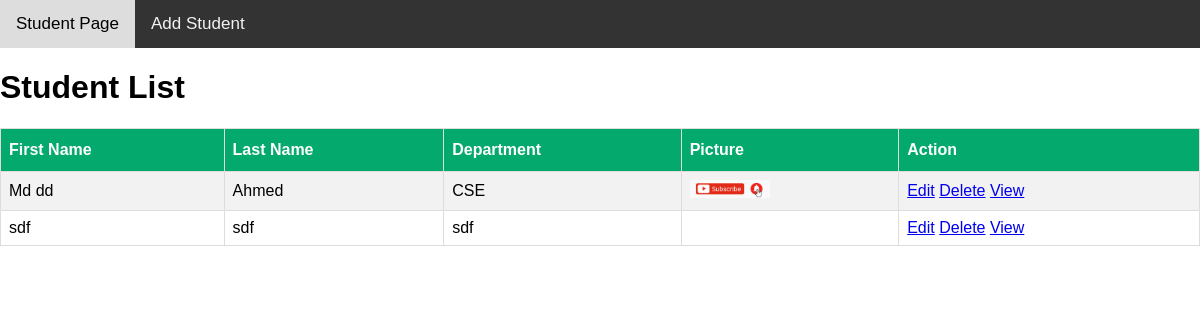
Before: / with the older database file.
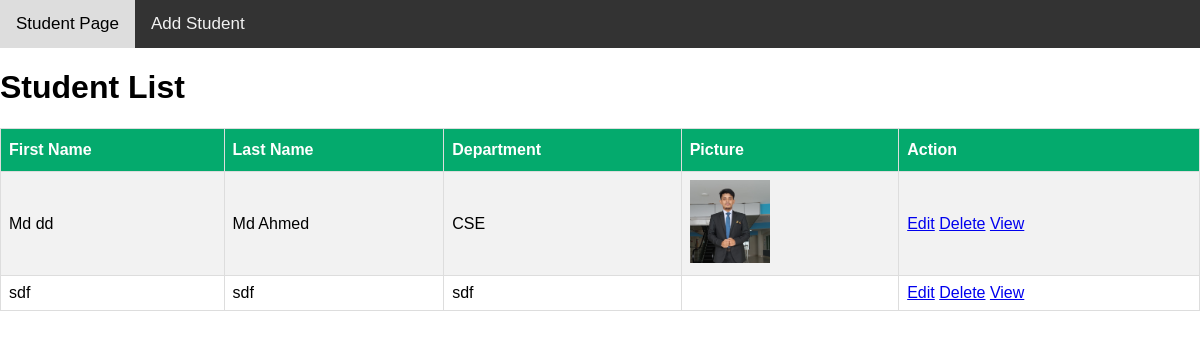
After: the same page with the newer database file.
### myApp/models.py (models this page shows)
class studentModel(models.Model):
    FirstName=models.CharField(max_length=30)
    LastName=models.CharField(max_length=30)
    Department=models.CharField(max_length=30)
    StudentImage=models.ImageField(upload_to='media/images/',null=True)

### myProject/views.py (the view)
# urls.py: path('',studentpage,name="studentpage"),
def studentpage(request):
    student = studentModel.objects.all()
    studic={
        'std':student
    }
    return render(request, 'student.html',studic)

### template/student.html
{% extends 'master.html' %}
{% block content %}
    <h1>Student List</h1>
    <table id="customers">
        <tr>
            <th>First Name</th>
            <th>Last Name</th>
            <th>Department</th>
            <th>Picture</th>
            <th>Action</th>
        </tr>
        {% for i in std %}
        <tr>
            <td> {{i.FirstName}} </td>
            <td> {{i.LastName}} </td>
            <td> {{i.Department}} </td>
            <td>
                <img src="/{{i.StudentImage}}" alt="" width="80px" height="auto">
            </td>
            <td>
                <a href="{% url 'editstudent' i.id %}">Edit</a>
                <a href="{% url 'deletestudent' i.id %}">Delete</a>
                <a href="{% url 'viewstudent' i.id %}">View</a>
            </td>
        </tr>
        {% endfor %}
    </table>
{% endblock content %}

### template/master.html (shortened to what this page needs)
<!DOCTYPE html>
<html>
<head>
</head>
<body>
    {% include 'nav.html' %}
    {% block content %}
    {% endblock content %}
</body>
</html>

### template/nav.html
<div class="topnav">
    <a  href="{% url 'studentpage' %}">Student Page</a>
    <a  href="{% url 'addstudent' %}">Add Student</a>
  </div>

### template/master.html (style rules this page uses)
body { margin: 0; font-family: Arial, Helvetica, sans-serif; }
.topnav { overflow: hidden; background-color: #333; }
.topnav a { float: left; color: #f2f2f2; text-align: center; padding: 14px 16px; text-decoration: none; font-size: 17px; }
#customers { font-family: Arial, Helvetica, sans-serif; border-collapse: collapse; width: 100%; }
#customers td, #customers th { border: 1px solid #ddd; padding: 8px; }
#customers tr:nth-child(even) { background-color: #f2f2f2; }
#customers th { padding-top: 12px; padding-bottom: 12px; text-align: left; background-color: #04AA6D; color: white; }

Changed rows visible on the page:
changed studentModel "Md dd": LastName "Ahmed" → "Md Ahmed"; StudentImage: a different picture
